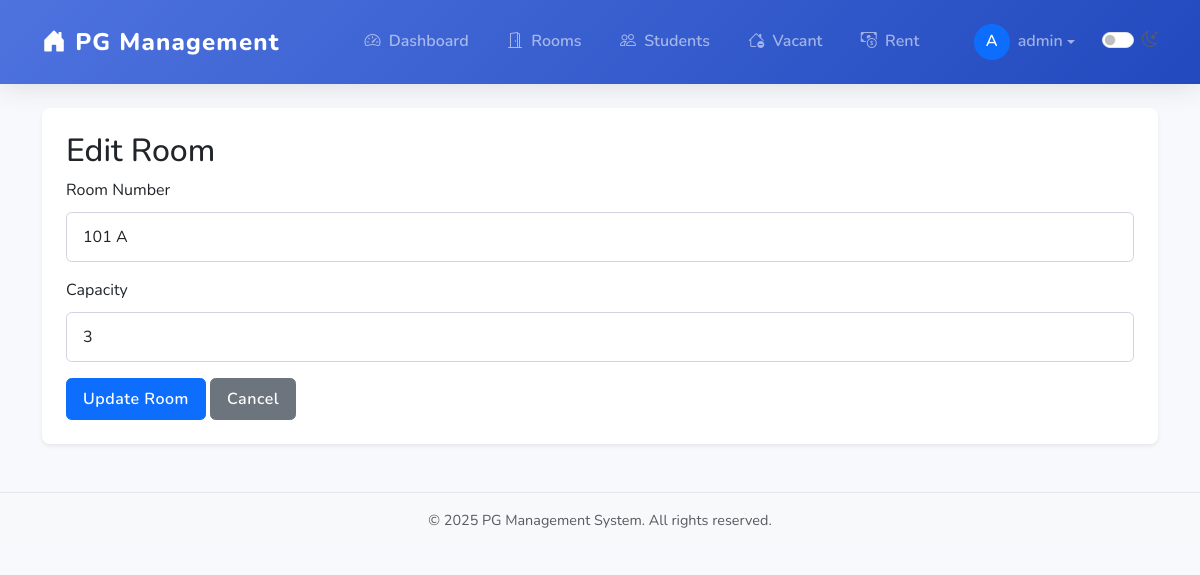
The page /rooms/edit/1 (signed in) on the database its author committed.
### app.py (models this page shows, shortened)
class User(db.Model):
    id = db.Column(db.Integer, primary_key=True)
    username = db.Column(db.String(80), unique=True, nullable=False)
    email = db.Column(db.String(120), unique=True, nullable=False)
    password_hash = db.Column(db.String(128), nullable=False)
    is_admin = db.Column(db.Boolean, default=False)
    created_at = db.Column(db.DateTime, default=datetime.utcnow)

class Room(db.Model):
    id = db.Column(db.Integer, primary_key=True)
    number = db.Column(db.String(10), unique=True, nullable=False)
    capacity = db.Column(db.Integer, nullable=False)
    students = db.relationship('Student', backref='room', lazy=True)

### app.py (the view)
@app.route('/rooms/edit/<int:room_id>', methods=['GET', 'POST'])
@login_required
def edit_room(room_id):
    room = Room.query.get_or_404(room_id)
    if request.method == 'POST':
        room.number = request.form['number']
        room.capacity = request.form['capacity']
        db.session.commit()
        flash('Room updated successfully!')
        return redirect(url_for('list_rooms'))
    return render_template('edit_room.html', room=room)

### app.py (called while the page is built)
def login_required(f):
    @wraps(f)
    def decorated_function(*args, **kwargs):
        if 'user_id' not in session:
            flash('Please log in to access this page.', 'danger')
            return redirect(url_for('login', next=request.url))
        return f(*args, **kwargs)
    return decorated_function

@app.context_processor
def inject_now():
    return {'now': datetime.utcnow()}

@app.context_processor
def inject_user():
    user_id = session.get('user_id')
    if user_id:
        user = User.query.get(user_id)
        return {'current_user': user}
    return {'current_user': None}

### templates/edit_room.html
{% extends 'base.html' %}
{% block content %}
<h2>Edit Room</h2>
<form method="post">
    <div class="mb-3">
        <label for="number" class="form-label">Room Number</label>
        <input type="text" class="form-control" id="number" name="number" value="{{ room.number }}" required>
    </div>
    <div class="mb-3">
        <label for="capacity" class="form-label">Capacity</label>
        <input type="number" class="form-control" id="capacity" name="capacity" value="{{ room.capacity }}" required min="1">
    </div>
    <button type="submit" class="btn btn-primary">Update Room</button>
    <a href="{{ url_for('list_rooms') }}" class="btn btn-secondary">Cancel</a>
</form>
{% endblock %}

### templates/base.html (shortened to what this page needs)
<!DOCTYPE html>
<html lang="en">
<head>
    <link href="https://cdn.jsdelivr.net/npm/bootstrap@5.3.0/dist/css/bootstrap.min.css" rel="stylesheet">
    <link rel="stylesheet" href="https://cdn.jsdelivr.net/npm/bootstrap-icons@1.10.0/font/bootstrap-icons.css">
    <link rel="stylesheet" href="{{ url_for('static', filename='style.css') }}" id="main-stylesheet">
    <link rel="stylesheet" href="{{ url_for('static', filename='dark-mode.css') }}" id="dark-mode-stylesheet" disabled>
</head>
<body>
    <nav class="navbar navbar-expand-lg navbar-dark sticky-top">
        <div class="container">
            <a class="navbar-brand" href="/">
                <i class="bi bi-house-door-fill me-2"></i>PG Management
            </a>
            <div class="collapse navbar-collapse" id="navbarNav">
                <ul class="navbar-nav ms-auto align-items-center">
                    {% if current_user %}
                    <li class="nav-item">
                        <a class="nav-link" href="/">
                            <i class="bi bi-speedometer2 me-1"></i> Dashboard
                        </a>
                    </li>
                    <li class="nav-item">
                        <a class="nav-link" href="/rooms">
                            <i class="bi bi-door-open me-1"></i> Rooms
                        </a>
                    </li>
                    <li class="nav-item">
                        <a class="nav-link" href="/students">
                            <i class="bi bi-people me-1"></i> Students
                        </a>
                    </li>
                    <li class="nav-item">
                        <a class="nav-link" href="/rooms/vacant">
                            <i class="bi bi-house-dash me-1"></i> Vacant
                        </a>
                    </li>
                    <li class="nav-item">
                        <a class="nav-link" href="/rent">
                            <i class="bi bi-cash-coin me-1"></i> Rent
                        </a>
                    </li>
                    {% endif %}
                    <li class="nav-item dropdown ms-3">
                        {% if current_user %}
                        <a class="nav-link dropdown-toggle d-flex align-items-center" href="#" id="userDropdown"
                           role="button" data-bs-toggle="dropdown" aria-expanded="false">
                            <div class="avatar bg-primary text-white rounded-circle d-flex align-items-center justify-content-center"
                                 style="width: 36px; height: 36px;">
                                {{ current_user.username[0]|upper }}
                            </div>
                            <span class="ms-2 d-none d-lg-inline">{{ current_user.username }}</span>
                        </a>
                        {% else %}
                        <a href="{{ url_for('login') }}" class="btn btn-outline-primary btn-sm">
                            <i class="bi bi-box-arrow-in-right me-1"></i>Login
                        </a>
                        {% endif %}
                    </li>
                    <li class="nav-item ms-2 d-flex align-items-center">
                        <div class="form-check form-switch">
                            <input class="form-check-input" type="checkbox" id="darkModeToggle" aria-label="Toggle dark mode">
                            <label class="form-check-label" for="darkModeToggle" title="Toggle Dark Mode">
                                <i class="bi bi-moon-stars"></i>
                            </label>
                        </div>
                    </li>
                </ul>
            </div>
        </div>
    </nav>
    <main class="py-4">
        <div class="container">
            <div class="card shadow-sm mb-4">
                <div class="card-body p-4">
                    {% block content %}{% endblock %}
                </div>
            </div>
        </div>
    </main>
    <footer class="footer mt-auto py-3 bg-light mt-4">
        <div class="container text-center">
            <span class="text-muted">
                &copy; {{ now.year }} PG Management System. All rights reserved.
            </span>
        </div>
    </footer>
</body>
</html>

### static/style.css (style rules this page uses)
:root { --primary-color: #4e73df; --secondary-color: #858796; --success-color: #1cc88a; --info-color: #36b9cc; --warning-color: #f6c23e; --danger-color: #e74a3b; --light-color: #f8f9fc; --dark-color: #5a5c69; --shadow: 0 0.15rem 1.75rem 0 rgba(58, 59, 69, 0.15); }
body { background-color: #f8f9fc; color: var(--dark-color); font-family: 'Nunito', -apple-system, BlinkMacSystemFont, 'Segoe UI', Roboto, 'Helvetica Neue', Arial, sans-serif; line-height: 1.6; }
.navbar { box-shadow: 0 0.15rem 1.75rem 0 rgba(58, 59, 69, 0.15); padding: 1rem 0; background: linear-gradient(135deg, #4e73df 0%, #224abe 100%) !important; }
.navbar-brand { font-weight: 800; font-size: 1.5rem; letter-spacing: 0.05em; }
.nav-link { font-weight: 600; padding: 0.5rem 1rem !important; transition: all 0.2s; border-radius: 0.35rem; margin: 0 0.2rem; }
.card { border: none; border-radius: 0.5rem; box-shadow: var(--shadow); margin-bottom: 1.5rem; transition: transform 0.3s ease, box-shadow 0.3s ease; }
.btn { border-radius: 0.35rem; font-weight: 600; padding: 0.5rem 1rem; transition: all 0.2s; letter-spacing: 0.5px; }
.form-control, .form-select { border-radius: 0.35rem; padding: 0.75rem 1rem; border: 1px solid #d1d3e2; transition: border-color 0.15s ease-in-out, box-shadow 0.15s ease-in-out; }
.footer { padding: 2rem 0; margin-top: 3rem; color: var(--secondary-color); font-size: 0.9rem; text-align: center; border-top: 1px solid #e3e6f0; }

### rows shown on the page
User: username "A", username "admin"
Room: number "101 A", capacity "3"
